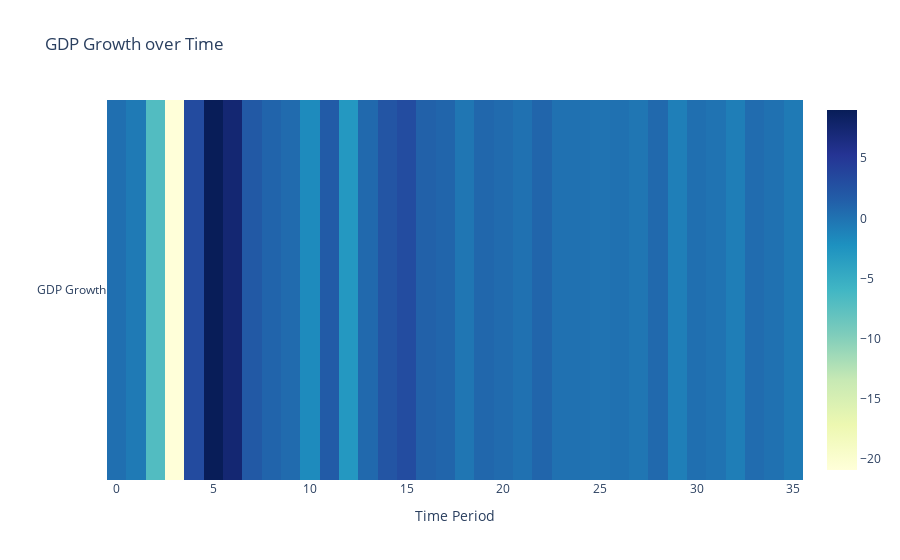

Notebook cell for this chart:
### Markdown cell above
GDP growth over the time ~ explained using heatmap

### Code cell
fig = go.Figure(data=go.Heatmap(
                   z=[data['GDP Growth']],
                   x=data.index,
                   y=['GDP Growth'],
                   colorscale='YlGnBu'))

fig.update_layout(title='GDP Growth over Time',
                  xaxis_title='Time Period',
                  yaxis_title='')

fig.show()

### Figure 1 — Plotly figure (JSON) as saved in the notebook; plotly's stock layout.template omitted (floating-point values rounded to 4 significant figures)
{"data": [{"colorscale": [[0, "rgb(255,255,217)"], [0.125, "rgb(237,248,177)"], [0.25, "rgb(199,233,180)"], [0.375, "rgb(127,205,187)"], [0.5, "rgb(65,182,196)"], [0.625, "rgb(29,145,192)"], [0.75, "rgb(34,94,168)"], [0.875, "rgb(37,52,148)"], [1, "rgb(8,29,88)"]], "type": "heatmap", "x": [0, 1, 2, 3, 4, 5, 6, 7, 8, 9, 10, 11, 12, 13, 14, 15, 16, 17, 18, 19, 20, 21, 22, 23, 24, 25, 26, 27, 28, 29, 30, 31, 32, 33, 34, 35], "y": ["GDP Growth"], "z": [[0.3, -0.5, -7, -20.9, 3.2, 9, 7.4, 2, 1.1, 0.6, -1.8, 1.8, -2.9, 0.7, 2.3, 3.1, 1.3, 1, -0.2, 0.9, 0.6, 0.1, 1, 0.1, 0.1, 0, 0.1, -0.2, 0.7, -0.9, 0.3, 0, -0.8, 0.5, 0.1, -0.5]]}], "layout": {"title": {"text": "GDP Growth over Time"}, "xaxis": {"title": {"text": "Time Period"}}, "yaxis": {"title": {"text": ""}}}}
